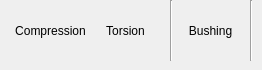
      <widget class="QWidget" name="tabSprings">
       <attribute name="title">
        <string>Springs</string>
       </attribute>
       <widget class="QToolButton" name="btnComprSpring">
        <property name="geometry">
         <rect>
          <x>10</x>
          <y>0</y>
          <width>81</width>
          <height>61</height>
         </rect>
        </property>
        <property name="toolTip">
         <string>&lt;html&gt;&lt;head/&gt;&lt;body&gt;&lt;p&gt;Create a Translational Spring-Damper&lt;/p&gt;&lt;/body&gt;&lt;/html&gt;</string>
        </property>
        <property name="text">
         <string>Compression</string>
        </property>
        <property name="iconSize">
         <size>
          <width>40</width>
          <height>40</height>
         </size>
        </property>
        <property name="toolButtonStyle">
         <enum>Qt::ToolButtonStyle::ToolButtonTextUnderIcon</enum>
        </property>
        <property name="autoRaise">
         <bool>true</bool>
        </property>
       </widget>
       <widget class="QToolButton" name="btnTorsionSpring">
        <property name="geometry">
         <rect>
          <x>90</x>
          <y>0</y>
          <width>71</width>
          <height>61</height>
         </rect>
        </property>
        <property name="toolTip">
         <string>&lt;html&gt;&lt;head/&gt;&lt;body&gt;&lt;p&gt;Create a Rotational Spring-Damper&lt;/p&gt;&lt;/body&gt;&lt;/html&gt;</string>
        </property>
        <property name="text">
         <string>Torsion</string>
        </property>
        <property name="iconSize">
         <size>
          <width>40</width>
          <height>40</height>
         </size>
        </property>
        <property name="toolButtonStyle">
         <enum>Qt::ToolButtonStyle::ToolButtonTextUnderIcon</enum>
        </property>
        <property name="autoRaise">
         <bool>true</bool>
        </property>
       </widget>
       <widget class="QToolButton" name="btnBushing">
        <property name="geometry">
         <rect>
          <x>180</x>
          <y>0</y>
          <width>61</width>
          <height>61</height>
         </rect>
        </property>
        <property name="toolTip">
         <string>&lt;html&gt;&lt;head/&gt;&lt;body&gt;&lt;p&gt;Create a Bushing (flexible connection)&lt;/p&gt;&lt;/body&gt;&lt;/html&gt;</string>
        </property>
        <property name="text">
         <string>Bushing</string>
        </property>
        <property name="iconSize">
         <size>
          <width>40</width>
          <height>40</height>
         </size>
        </property>
        <property name="toolButtonStyle">
         <enum>Qt::ToolButtonStyle::ToolButtonTextUnderIcon</enum>
        </property>
        <property name="autoRaise">
         <bool>true</bool>
        </property>
       </widget>
       <widget class="Line" name="line_18">
        <property name="geometry">
         <rect>
          <x>170</x>
          <y>0</y>
          <width>3</width>
          <height>61</height>
         </rect>
        </property>
        <property name="orientation">
         <enum>Qt::Orientation::Vertical</enum>
        </property>
       </widget>
       <widget class="Line" name="line_19">
        <property name="geometry">
         <rect>
          <x>250</x>
          <y>0</y>
          <width>3</width>
          <height>61</height>
         </rect>
        </property>
        <property name="orientation">
         <enum>Qt::Orientation::Vertical</enum>
        </property>
       </widget>
      </widget>
